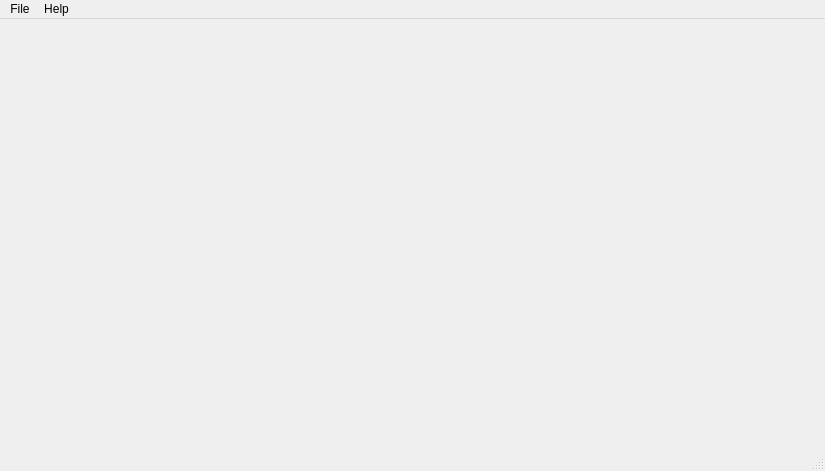
<?xml version="1.0" encoding="UTF-8"?>
<ui version="4.0">
 <class>MainWindow</class>
 <widget class="QMainWindow" name="MainWindow">
  <property name="geometry">
   <rect>
    <x>0</x>
    <y>0</y>
    <width>825</width>
    <height>471</height>
   </rect>
  </property>
  <property name="mouseTracking">
   <bool>false</bool>
  </property>
  <property name="windowTitle">
   <string>My Project</string>
  </property>
  <widget class="QWidget" name="centralwidget">
   <layout class="QGridLayout" name="gridLayout_2"/>
  </widget>
  <widget class="QMenuBar" name="menubar">
   <property name="geometry">
    <rect>
     <x>0</x>
     <y>0</y>
     <width>825</width>
     <height>21</height>
    </rect>
   </property>
   <widget class="QMenu" name="menuFile">
    <property name="title">
     <string>File</string>
    </property>
    <addaction name="actionNew"/>
    <addaction name="actionOpen"/>
    <addaction name="separator"/>
    <addaction name="actionSave"/>
    <addaction name="actionSave_as"/>
    <addaction name="separator"/>
    <addaction name="actionQuit"/>
   </widget>
   <widget class="QMenu" name="menuHelp">
    <property name="title">
     <string>Help</string>
    </property>
    <addaction name="actionAbout"/>
    <addaction name="separator"/>
    <addaction name="actionDevelopment_Tool"/>
   </widget>
   <addaction name="menuFile"/>
   <addaction name="menuHelp"/>
  </widget>
  <widget class="QStatusBar" name="statusbar"/>
  <action name="actionNew">
   <property name="text">
    <string>New</string>
   </property>
   <property name="shortcut">
    <string>Ctrl+N</string>
   </property>
  </action>
  <action name="actionOpen">
   <property name="text">
    <string>Open...</string>
   </property>
   <property name="shortcut">
    <string>Ctrl+O</string>
   </property>
  </action>
  <action name="actionSave">
   <property name="text">
    <string>Save</string>
   </property>
   <property name="shortcut">
    <string>Ctrl+S</string>
   </property>
  </action>
  <action name="actionSave_as">
   <property name="text">
    <string>Save as...</string>
   </property>
   <property name="shortcut">
    <string>Ctrl+Shift+S</string>
   </property>
  </action>
  <action name="actionQuit">
   <property name="text">
    <string>Quit</string>
   </property>
   <property name="shortcut">
    <string>Ctrl+Q</string>
   </property>
  </action>
  <action name="actionAbout">
   <property name="text">
    <string>About...</string>
   </property>
   <property name="shortcut">
    <string>F1</string>
   </property>
  </action>
  <action name="actionDevelopment_Tool">
   <property name="text">
    <string>Development Tool</string>
   </property>
   <property name="shortcut">
    <string>F10</string>
   </property>
  </action>
 </widget>
 <resources/>
 <connections/>
</ui>
